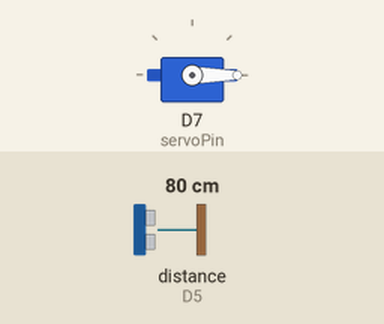
Recording of a program running on a simulated ESP8266 (NodeMCU). On the bench: servo. Wiring (inferred from the names in the program): ultrasonic range finder: trigger D6; echo D5. Inputs (shaded band) come from the test bench; at power-on: distance to the obstacle (sensor on D5) 80 cm. The echo pulse lasts 58.3 µs per cm; WiFi joins after 1.5 s; servers stay silent unless stated; what the program prints to the serial monitor is not drawn.

Above: at 3.2 s.
3.3 s: distance to the obstacle (sensor on D5) set to 13 cm
4.8 s: distance to the obstacle (sensor on D5) set to 10 cm
At 6.1 s:
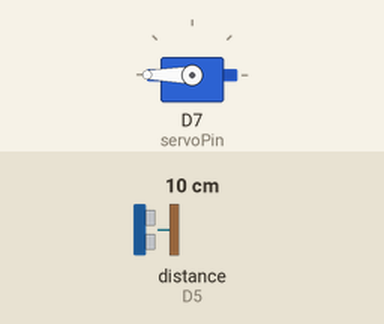
6.4 s: distance to the obstacle (sensor on D5) set to 18 cm
At 7.1 s:
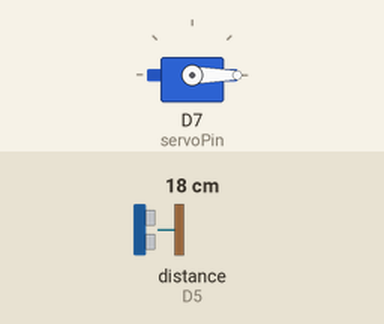
7.9 s: distance to the obstacle (sensor on D5) set to 2 cm
At 9.2 s:
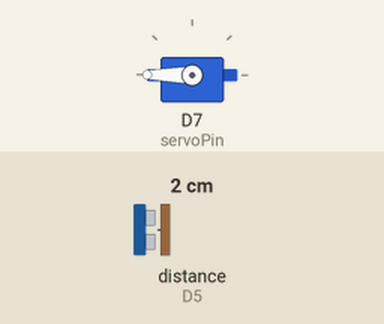
Timing chart, 0 to 10.4 s (numbered marks = the images above; inputs shaded):
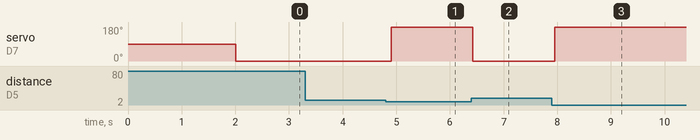

The program:

main.cpp
```cpp
#define BLYNK_PRINT Serial

/* Fill-in your Template ID (only if using Blynk.Cloud) */
#define BLYNK_TEMPLATE_ID "TMPL6zcPmgn2"
#define BLYNK_DEVICE_NAME "Quickstart Template"

#include <ESP8266WiFi.h>
#include <BlynkSimpleStream.h>
#include <Servo.h>

// Your WiFi credentials.
// Set password to "" for open networks.
const char *ssid = "JTI-POLINEMA";
const char *pass = "jtifast!";

// You should get Auth Token in the Blynk App.
// Go to the Project Settings (nut icon).
char auth[] = "wRCki9bv77wMDK5p2-skONE3Oqm3IH5E";

WiFiClient wifiClient;

const int triggerPin = D6;
const int echoPin = D5;

Servo myServo;
int servoPin = D7;

long duration;
long jarak;


// This function tries to connect to the cloud using TCP
bool connectBlynk()
{
  wifiClient.stop();
  return wifiClient.connect(BLYNK_DEFAULT_DOMAIN, BLYNK_DEFAULT_PORT);
}

// This function tries to connect to your WiFi network
void connectWiFi()
{
  Serial.print("Connecting to ");
  Serial.println(ssid);

  if (pass && strlen(pass))
  {
    WiFi.begin((char *)ssid, (char *)pass);
  }
  else
  {
    WiFi.begin((char *)ssid);
  }

  while (WiFi.status() != WL_CONNECTED)
  {
    delay(500);
    Serial.print(".");
  }
}

void readJarak() {
  digitalWrite(triggerPin, LOW);
  delayMicroseconds(2);
  digitalWrite(triggerPin, HIGH);
  delayMicroseconds(10);
  digitalWrite(triggerPin, LOW);
  duration = pulseIn(echoPin, HIGH);
  jarak = duration * 0.034 / 2;
}

void setup()
{
  // Debug console
  Serial.begin(9600);

  pinMode(triggerPin, OUTPUT);
  pinMode(echoPin, INPUT);
  myServo.attach(servoPin);


  connectWiFi();

  connectBlynk();

  Blynk.begin(wifiClient, auth);

}

void openGate() {
  myServo.write(180);
}

void closeGate() {
  myServo.write(0);
}

BLYNK_WRITE(V1)
{

  if (param.asInt())
  {
    openGate();
    delay(5000);
  }
  else
  {
    closeGate();
    delay(5000);
  }

  Blynk.virtualWrite(V1, 0);
}

void loop()
{
  // Reconnect WiFi
  if (WiFi.status() != WL_CONNECTED)
  {
    connectWiFi();
    return;
  }

  // Reconnect to Blynk Cloud
  if (!wifiClient.connected())
  {
    connectBlynk();
    return;
  }

  readJarak();
  Blynk.virtualWrite(V2, jarak);
  if (jarak <= 10)
  {
    Serial.print(jarak);
    Serial.println(" cm jarak 1");
    Serial.println(" gerbang masuk terbuka");
    Serial.println();
    openGate();
    }
  else {
    closeGate();
  }

  Blynk.run();

  delay(100);
}
```

Measured:
- the behaviour switches between 12 and 11 cm on distance to the obstacle (sensor on D5) (found by bisection; images 0 and 1)
- after the input at 3.3 s, every drawn part: stays the same
- after the input at 4.8 s, servo on D7 (servoPin): 0° → 180° after 0.10 s
- after the input at 6.4 s, servo on D7 (servoPin): 180° → 0° at once
- after the input at 7.9 s, servo on D7 (servoPin): 0° → 180° after 0.06 s
